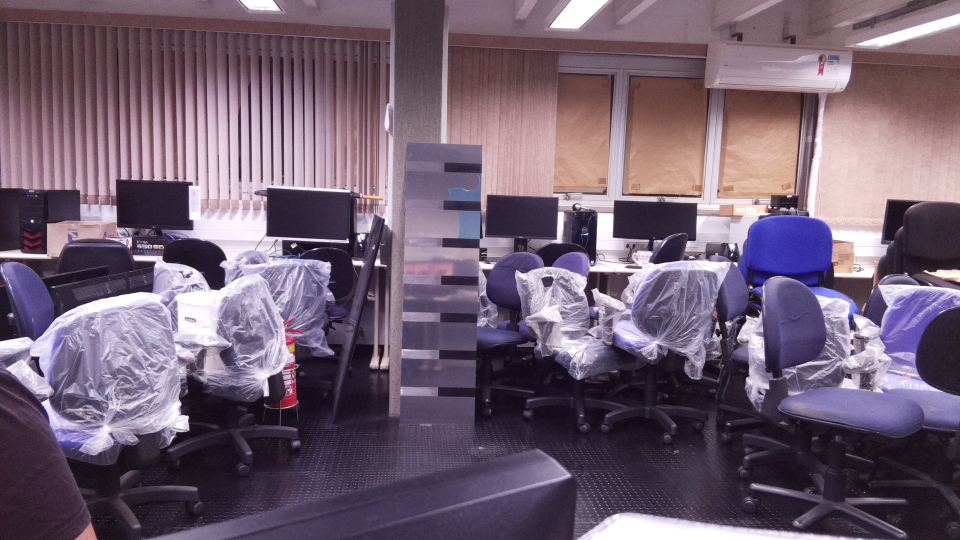
#> input picture qualis/imgs/in/third_tests/image_2021-07-14_12:34:39.jpg, 1920 x 1080 px (shown at 1/2 size); its folder holds only this picture in this run
$ python teste_bar_detect_process.py
#> lines starting #> are read from the running program, lines starting #| are printed output that depends on the picture; after the words box and inside, x2 and y2 are one past the last pixel; in counts of white or black regions, pixels touching at a corner belong together
#Importacao das bibliotecas necessarias
import cv2
import matplotlib.pyplot as plt
import numpy as np
import os
import glob
import time
# from picamera import PiCamera
# from picamera.color import Color


# Definicao da funcao morfologica
def morph_function(matinput):
  kernel =  cv2.getStructuringElement(cv2.MORPH_CROSS,(3,3))

  morph = cv2.erode(matinput,kernel,iterations=1)
  morph = cv2.dilate(morph,kernel,iterations=2)
  morph = cv2.erode(matinput,kernel,iterations=1)
  morph = cv2.dilate(morph,kernel,iterations=1)

  return morph


# Analise das caracteristicas
def analyze_bars(matblobs,countours_frame, file):

  blobs,_ = cv2.findContours(matblobs,cv2.RETR_LIST ,cv2.CHAIN_APPROX_SIMPLE)
  valid_bars = []

  for i,bar in enumerate(blobs):
    rot_rect = cv2.minAreaRect(bar)
    b_rect = cv2.boundingRect(bar)

    (cx,cy),(sw,sh),angle = rot_rect
    rx,ry,rw,rh = b_rect

    box = cv2.boxPoints(rot_rect)
    box = np.int0(box)

    on_count = cv2.contourArea(bar)
    total_count = sw*sh
    if total_count <= 0:
      continue

    if sh > sw :
      temp = sw
      sw = sh
      sh = temp


    # Area minima
    if sw * sh < 400:
      continue

    # area maxima
    if sw * sh > 2000:
      continue


    #print('Area: ', sw * sh)

    # Proporcao da barra
    rect_ratio = sw / sh

    # print('rect_ratio:', rect_ratio)

    if rect_ratio <= 3 or rect_ratio >= 15.5:
      continue

    # Desenhando o contorno da area da barra encontrada
    frame = cv2.drawContours(countours_frame,[box],0,(0,255,0),1)

    # Desenhando o contorno da area da barra encontrada
    #frame = cv2.drawContours(countours_frame,[box],0,(0,0,255),1)

    # Proporcao do preenchimento
    fill_ratio = on_count / total_count
    # [9 lines of commented-out code are left out]

    valid_bars.append(bar)

  if valid_bars:
    print("O Arquivo {}, possui um total de {} linhas pretas".format(os.path.basename(file), len(valid_bars)))

  #print('-----fim --> ', format(os.path.basename(file)), '\n\n')
  # cv2.imshow("countours_frame_in",countours_frame)
  # cv2.waitKey(1)

  return valid_bars


def main_process():

  TIME_TAKE_PHOTO = time.strftime('%Y-%m-%d_%H:%M:%S')

  # [9 lines of commented-out code are left out]

  for file in glob.glob("../imgs/in/third_tests/*"):
  # file = '../imgs/in/third_tests/image_' + TIME_TAKE_PHOTO + '.jpg'
    img = cv2.imread(file)
#> img is the input picture: shape (1080, 1920, 3); mean B, G, R 113.9, 95.8, 113.6

    gray = cv2.cvtColor(img,cv2.COLOR_BGR2GRAY)
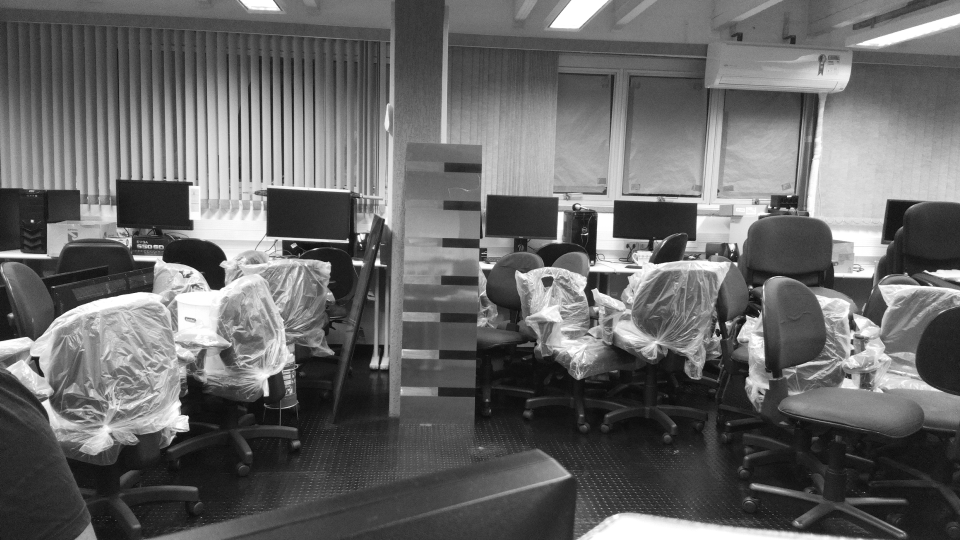
#> gray: shape (1080, 1920) (shown at 1/2 size); min 3, max 255, mean 103.2

    # Funcao Gaussiana para adicionar ruido (blur)
    blurred = cv2.GaussianBlur(gray,(3,3),-1)

    # Aplicando a tecnica 'thresholding Otsu'
    # Extrair a caracteristica da binarizacao da imagem
    # Otsu thresholding
    # ret, segment = cv2.threshold(blurred, 9, 100, cv2.THRESH_TOZERO + cv2.THRESH_OTSU)
    TESTS = {
      'T1'  : {
        'segment'  : cv2.adaptiveThreshold (blurred, 200, cv2.ADAPTIVE_THRESH_GAUSSIAN_C, cv2.THRESH_BINARY, 11,2),
        'descrition': ["AdaptiveThreshold()", "ADAPTIVE_THRESH_GAUSSIAN_C", "Type = THRESH_BINARY", "maxValue=190, blockSize=11, C=2"],
      },
      'T2'  : {
        'segment'  : cv2.adaptiveThreshold (blurred, 195, cv2.ADAPTIVE_THRESH_GAUSSIAN_C, cv2.THRESH_BINARY_INV, 7,2),
        'descrition': ["AdaptiveThreshold()", "ADAPTIVE_THRESH_GAUSSIAN_C", "Type = THRESH_BINARY_INV", "maxValue=195, blockSize=11, C=2"],
      },
      'T3'  : {
        'segment'  : cv2.adaptiveThreshold (blurred, 190, cv2.ADAPTIVE_THRESH_GAUSSIAN_C, cv2.THRESH_BINARY_INV, 5,2),
        'descrition': ["AdaptiveThreshold()", "ADAPTIVE_THRESH_GAUSSIAN_C", "Type = THRESH_TRUNC", "maxValue=190, blockSize=11, C=2"],
      },
      'T4'  : {
        'segment'  : cv2.adaptiveThreshold (blurred, 185, cv2.ADAPTIVE_THRESH_GAUSSIAN_C, cv2.THRESH_BINARY_INV, 3,2),
        'descrition': ["AdaptiveThreshold()", "ADAPTIVE_THRESH_GAUSSIAN_C", "Type = THRESH_TOZERO", "maxValue=185, blockSize=11, C=2"],
      },
      'T5'  : {
        'segment'  : cv2.adaptiveThreshold (blurred, 180, cv2.ADAPTIVE_THRESH_GAUSSIAN_C, cv2.THRESH_BINARY_INV, 13,2),
        'descrition': ["AdaptiveThreshold()", "ADAPTIVE_THRESH_GAUSSIAN_C", "Type = THRESH_TOZERO_INV", "maxValue=180, blockSize=11, C=2"],
      },
      'T6'  : {
        'segment'  : cv2.adaptiveThreshold (blurred, 175, cv2.ADAPTIVE_THRESH_GAUSSIAN_C, cv2.THRESH_BINARY_INV, 15,5),
        'descrition': ["AdaptiveThreshold()", "ADAPTIVE_THRESH_GAUSSIAN_C", "Type = THRESH_MASK", "maxValue=175, blockSize=11, C=2"],
      },
      'T7'  : {
        'segment'  : cv2.adaptiveThreshold (blurred, 190, cv2.ADAPTIVE_THRESH_MEAN_C, cv2.THRESH_BINARY, 11,2),
        'descrition': ["AdaptiveThreshold()", "ADAPTIVE_THRESH_GAUSSIAN_C", "Type = THRESH_OTSU", "maxValue=173, blockSize=11, C=2"],
      },
      'T8'  : {
        'segment'  : cv2.adaptiveThreshold (blurred, 190, cv2.ADAPTIVE_THRESH_MEAN_C, cv2.THRESH_BINARY_INV, 11,2),
        'descrition': ["AdaptiveThreshold()", "ADAPTIVE_THRESH_GAUSSIAN_C", "Type = THRESH_TRIANGLE", "maxValue=170, blockSize=11, C=2"],
      },
    }
    for key, method in TESTS.items():
      # print(key, method)
      segment = method['segment']

      cv2.rectangle(segment, (2,5), (455, 107), (0, 255, 0), -1)
      segment = cv2.putText(segment, method['descrition'][0], (5,27), cv2.FONT_HERSHEY_TRIPLEX, 0.7, 255)
      segment = cv2.putText(segment, method['descrition'][1], (5,55), cv2.FONT_HERSHEY_TRIPLEX, 0.7, 255)
      segment = cv2.putText(segment, method['descrition'][2], (5,77), cv2.FONT_HERSHEY_TRIPLEX, 0.7, 255)
      segment = cv2.putText(segment, method['descrition'][3], (5,99), cv2.FONT_HERSHEY_TRIPLEX, 0.7, 255)

      # cv2.imshow("thresholding",segment)
      # cv2.imwrite('../imgs/out/fourth_tests/segment_{}_{}'.format(key, os.path.basename(file)), segment)
      # cv2.waitKey(0)

      matmorph = morph_function(segment)
      # cv2.imshow("matmorph",matmorph)
      # cv2.waitKey(1)

      img_with_bars = cv2.cvtColor(gray,cv2.COLOR_GRAY2BGR)
      valid_bars = analyze_bars(matmorph,img_with_bars, file)


      for b in range(len(valid_bars)):
        cv2.drawContours(img_with_bars,valid_bars,b,(0,255,255),-1)

      # [20 lines of commented-out code are left out]

      plt.figure(figsize=(19, 9))
      plt.subplot(121),
      plt.imshow(segment,cmap = 'gray')
      plt.title('Segmentação'), plt.xticks([]), plt.yticks([])
      plt.subplot(122),
      plt.imshow(img_with_bars,cmap = 'gray')
      plt.title('Barras encontradas'), plt.xticks([]), plt.yticks([])

      # mng = plt.get_current_fig_manager()
      # mng.frame.Maximize(True)

      path_img = '../imgs/out/fourth_tests/{}_{}'.format(key, os.path.basename(file))
      plt.savefig(path_img)
#> this loop made 8 passes
#> key on passes 1 to 8: 'T1', 'T2', 'T3', 'T4', 'T5', 'T6', 'T7', 'T8'
#| O Arquivo image_2021-07-14_12:34:39.jpg, possui um total de 107 linhas pretas
#| O Arquivo image_2021-07-14_12:34:39.jpg, possui um total de 87 linhas pretas
#| O Arquivo image_2021-07-14_12:34:39.jpg, possui um total de 48 linhas pretas
#| O Arquivo image_2021-07-14_12:34:39.jpg, possui um total de 4 linhas pretas
#| O Arquivo image_2021-07-14_12:34:39.jpg, possui um total de 109 linhas pretas
#| O Arquivo image_2021-07-14_12:34:39.jpg, possui um total de 80 linhas pretas
#| O Arquivo image_2021-07-14_12:34:39.jpg, possui um total de 101 linhas pretas
#| O Arquivo image_2021-07-14_12:34:39.jpg, possui um total de 114 linhas pretas
#> pass 1, in main_process, `segment = method['segment']`:
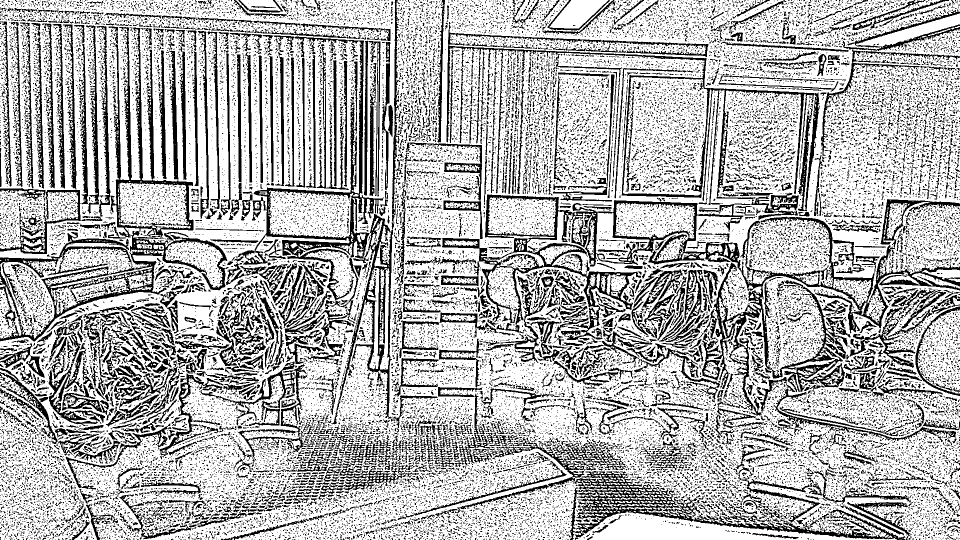
#> segment: shape (1080, 1920) (shown at 1/2 size); values 0 (black) and 200 (white), 70.3% white; 30239 black regions (27802 under 20 px), largest, box (x1, y1, x2, y2) and area: (882, 386, 1920, 884) 48285, (0, 52, 458, 683) 24847, (909, 870, 1811, 1080) 21371
#> pass 1, in main_process, `segment = cv2.putText(segment, method['descrition'][2], (5,77), cv2.FO..`:
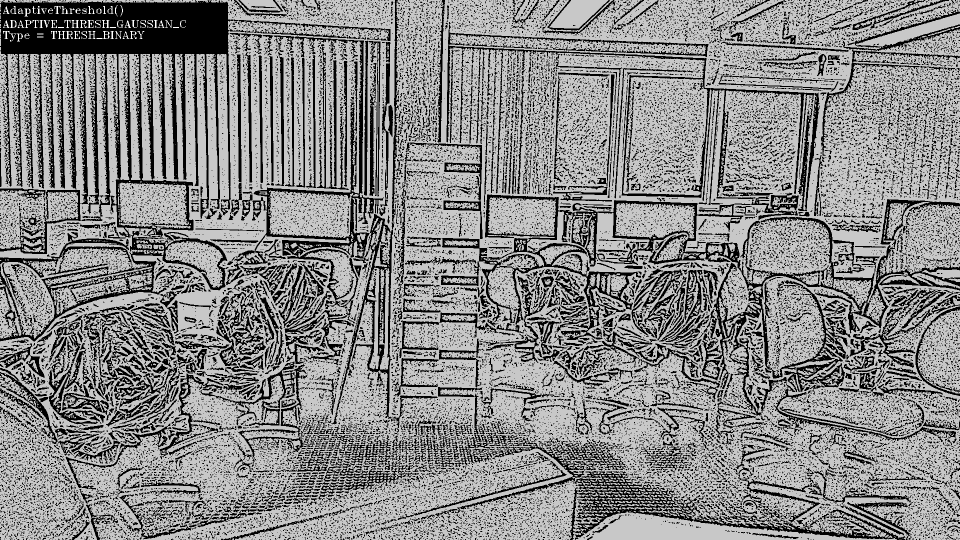
#> segment: shape (1080, 1920) (shown at 1/2 size); min 0, max 255, mean 137.8
#> pass 1, in main_process, `plt.savefig(path_img)`:
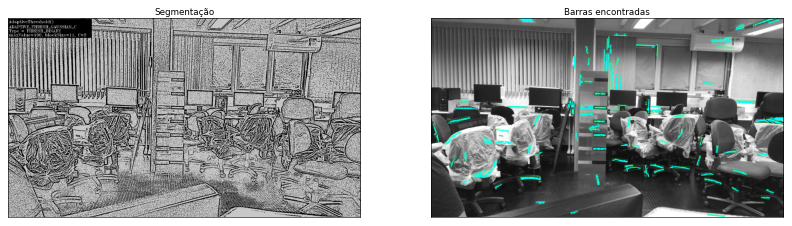
#> figure drawn by matplotlib, 2 panels; B, G, R data is drawn as R, G, B
#> after the loop:
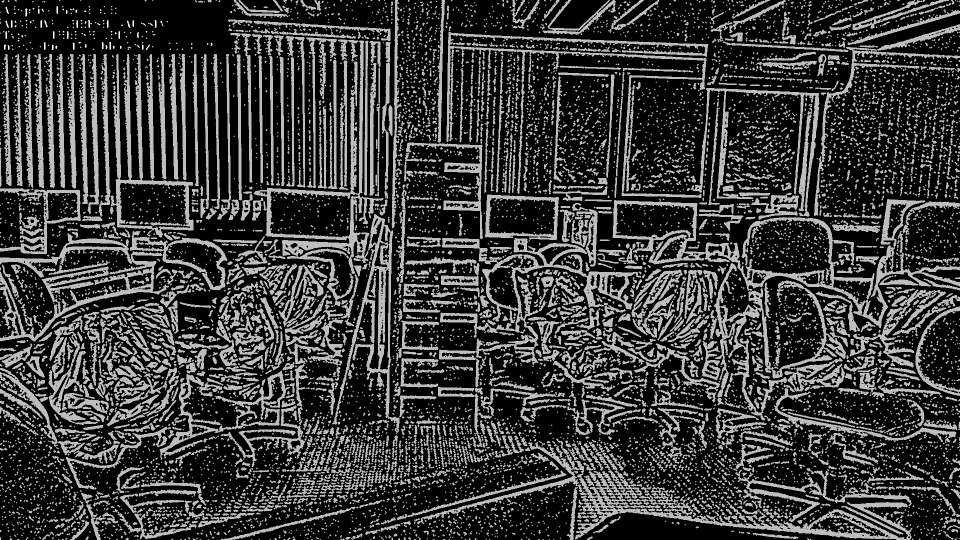
#> matmorph: shape (1080, 1920) (shown at 1/2 size); min 0, max 255, mean 56.5
#> after the loop:
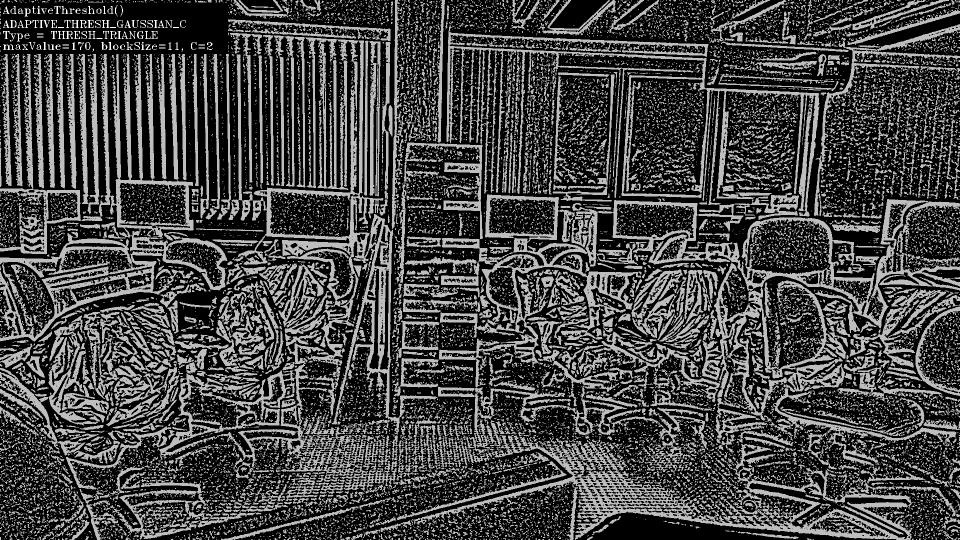
#> segment: shape (1080, 1920) (shown at 1/2 size); min 0, max 255, mean 67.8

      # plt.show()


if __name__ == '__main__':
  main_process()
#> figure, not shown here; B, G, R data is drawn as R, G, B
#> figure, not shown here; B, G, R data is drawn as R, G, B
#> figure, not shown here; B, G, R data is drawn as R, G, B
#> figure, not shown here; B, G, R data is drawn as R, G, B
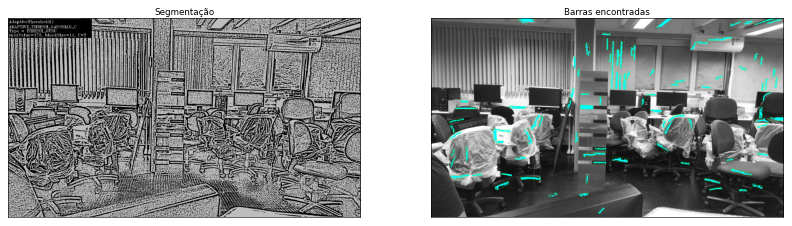
#> figure drawn by matplotlib, 2 panels; B, G, R data is drawn as R, G, B
#> figure, not shown here; B, G, R data is drawn as R, G, B

$ run again, on qualis/imgs/in/third_tests/image_2021-08-09_10:05:22.jpg
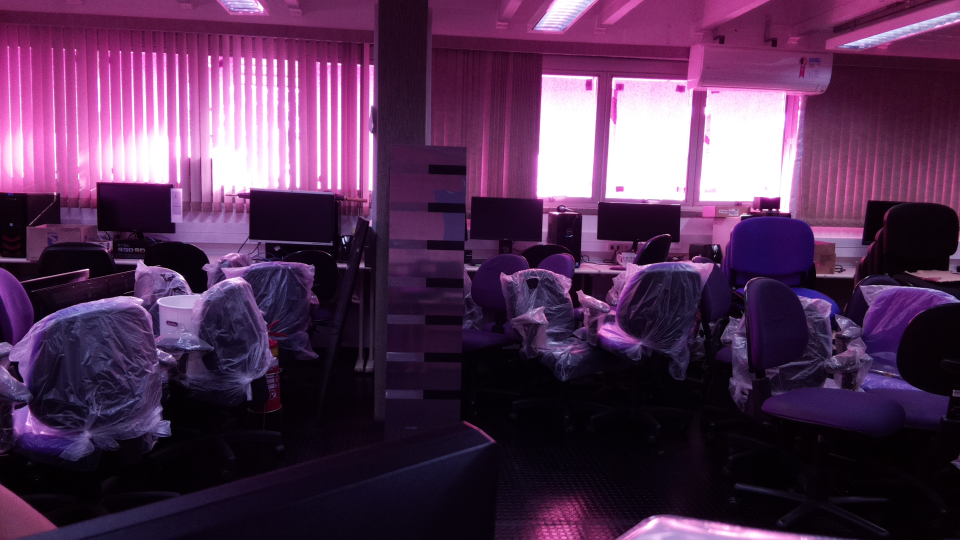
#> input picture qualis/imgs/in/third_tests/image_2021-08-09_10:05:22.jpg, 1920 x 1080 px (shown at 1/2 size)
#> in main_process, img is the input picture: shape (1080, 1920, 3); mean B, G, R 83.7, 49.7, 84.3
#> the loop in main_process, `for key, method in TESTS.items():` made 8 passes
#> key on passes 1 to 8: 'T1', 'T2', 'T3', 'T4', 'T5', 'T6', 'T7', 'T8'
#> (printed output is left out)
#> pass 1, in main_process, `segment = cv2.putText(segment, method['descrition'][2], (5,77), cv2.FO..`:
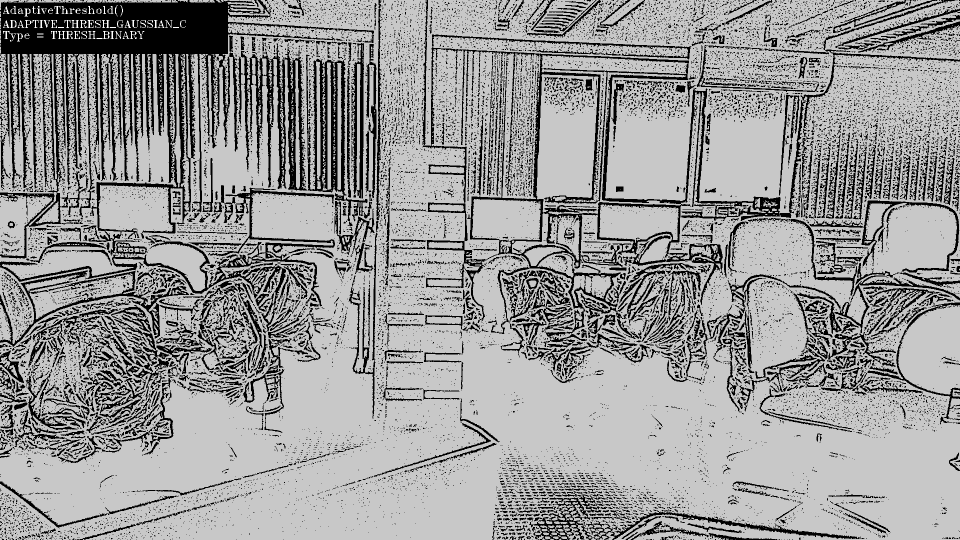
#> segment: shape (1080, 1920) (shown at 1/2 size); min 0, max 255, mean 154.1
#> `main_process()`:
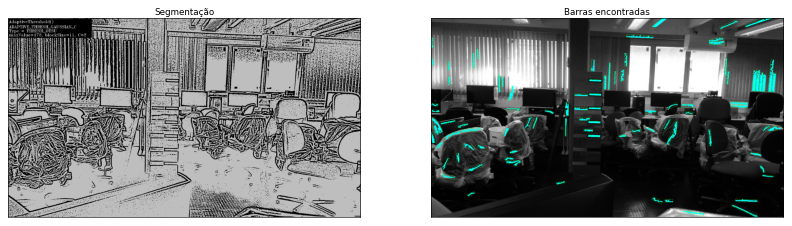
#> figure drawn by matplotlib, 2 panels; B, G, R data is drawn as R, G, B

$ run again, on qualis/imgs/in/third_tests/image_2021-08-10_11:45:37.jpg
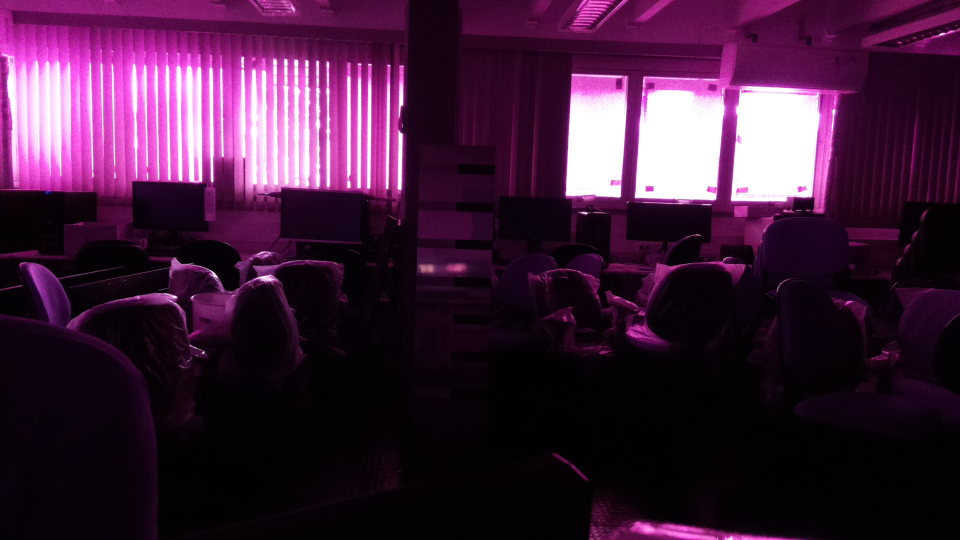
#> input picture qualis/imgs/in/third_tests/image_2021-08-10_11:45:37.jpg, 1920 x 1080 px (shown at 1/2 size)
#> in main_process, img is the input picture: shape (1080, 1920, 3); mean B, G, R 58.6, 29.6, 64.3
#> the loop in main_process, `for key, method in TESTS.items():` made 8 passes
#> key on passes 1 to 8: 'T1', 'T2', 'T3', 'T4', 'T5', 'T6', 'T7', 'T8'
#> (printed output is left out)
#> pass 1, in main_process, `segment = cv2.putText(segment, method['descrition'][2], (5,77), cv2.FO..`:
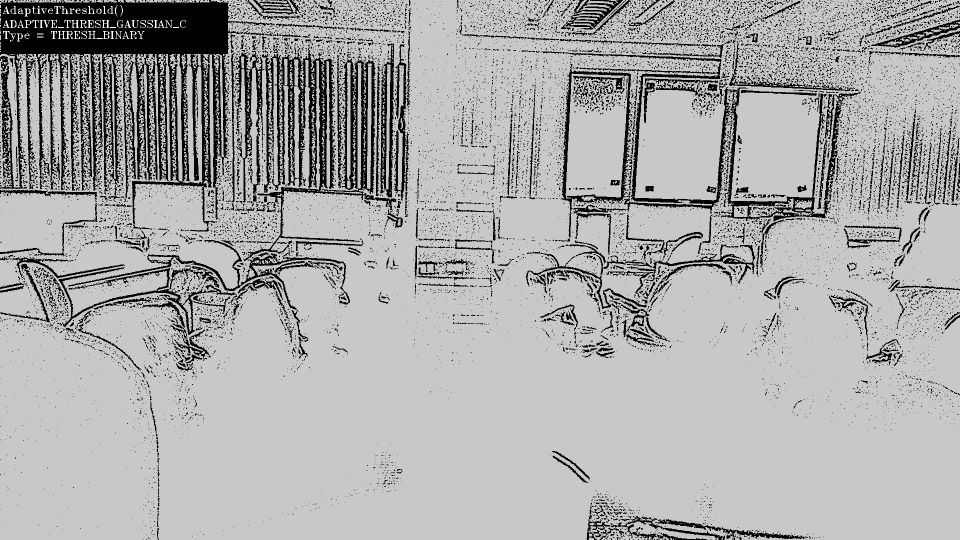
#> segment: shape (1080, 1920) (shown at 1/2 size); min 0, max 255, mean 170.5
#> `main_process()`:
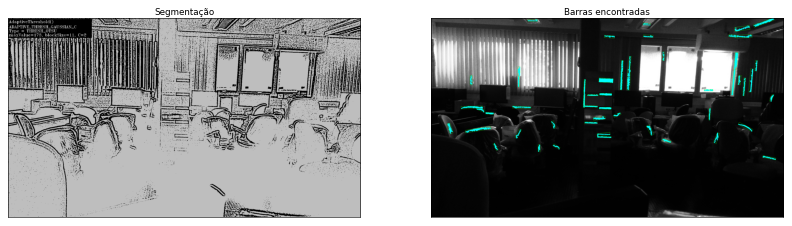
#> figure drawn by matplotlib, 2 panels; B, G, R data is drawn as R, G, B
